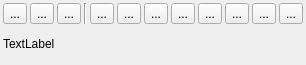
<?xml version="1.0" encoding="UTF-8"?>
<ui version="4.0">
 <class>IScrOptTrk</class>
 <widget class="QWidget" name="IScrOptTrk">
  <property name="geometry">
   <rect>
    <x>0</x>
    <y>0</y>
    <width>300</width>
    <height>65</height>
   </rect>
  </property>
  <property name="windowTitle">
   <string>Form</string>
  </property>
  <layout class="QVBoxLayout" name="verticalLayout">
   <property name="spacing">
    <number>3</number>
   </property>
   <property name="leftMargin">
    <number>3</number>
   </property>
   <property name="topMargin">
    <number>3</number>
   </property>
   <property name="rightMargin">
    <number>3</number>
   </property>
   <property name="bottomMargin">
    <number>3</number>
   </property>
   <item>
    <layout class="QHBoxLayout" name="horizontalLayout">
     <property name="spacing">
      <number>3</number>
     </property>
     <item>
      <widget class="QToolButton" name="toolEditDetails">
       <property name="toolTip">
        <string>View details and edit properties of track.</string>
       </property>
       <property name="text">
        <string>...</string>
       </property>
       <property name="icon">
        <iconset resource="../../resources.qrc">
         <normaloff>:/icons/32x32/EditDetails.png</normaloff>:/icons/32x32/EditDetails.png</iconset>
       </property>
      </widget>
     </item>
     <item>
      <widget class="QToolButton" name="toolCopy">
       <property name="toolTip">
        <string>Copy track into another project.</string>
       </property>
       <property name="text">
        <string>...</string>
       </property>
       <property name="icon">
        <iconset resource="../../resources.qrc">
         <normaloff>:/icons/32x32/Copy.png</normaloff>:/icons/32x32/Copy.png</iconset>
       </property>
      </widget>
     </item>
     <item>
      <widget class="QToolButton" name="toolDelete">
       <property name="toolTip">
        <string>Delete track from project.</string>
       </property>
       <property name="text">
        <string>...</string>
       </property>
       <property name="icon">
        <iconset resource="../../resources.qrc">
         <normaloff>:/icons/32x32/DeleteOne.png</normaloff>:/icons/32x32/DeleteOne.png</iconset>
       </property>
      </widget>
     </item>
     <item>
      <widget class="Line" name="line">
       <property name="orientation">
        <enum>Qt::Vertical</enum>
       </property>
      </widget>
     </item>
     <item>
      <widget class="QToolButton" name="toolProfile">
       <property name="toolTip">
        <string>Show on-screen profile and detailed information about points.</string>
       </property>
       <property name="text">
        <string>...</string>
       </property>
       <property name="icon">
        <iconset resource="../../resources.qrc">
         <normaloff>:/icons/32x32/TrkProfile.png</normaloff>:/icons/32x32/TrkProfile.png</iconset>
       </property>
       <property name="checkable">
        <bool>true</bool>
       </property>
      </widget>
     </item>
     <item>
      <widget class="QToolButton" name="toolRange">
       <property name="toolTip">
        <string>Select a range of points.</string>
       </property>
       <property name="text">
        <string>...</string>
       </property>
       <property name="icon">
        <iconset resource="../../resources.qrc">
         <normaloff>:/icons/32x32/SelectRange.png</normaloff>:/icons/32x32/SelectRange.png</iconset>
       </property>
      </widget>
     </item>
     <item>
      <widget class="QToolButton" name="toolEdit">
       <property name="toolTip">
        <string>Edit position of track points.</string>
       </property>
       <property name="text">
        <string>...</string>
       </property>
       <property name="icon">
        <iconset resource="../../resources.qrc">
         <normaloff>:/icons/32x32/LineMove.png</normaloff>:/icons/32x32/LineMove.png</iconset>
       </property>
      </widget>
     </item>
     <item>
      <widget class="QToolButton" name="toolReverse">
       <property name="toolTip">
        <string>Reverse track.</string>
       </property>
       <property name="text">
        <string>...</string>
       </property>
       <property name="icon">
        <iconset resource="../../resources.qrc">
         <normaloff>:/icons/32x32/Reverse.png</normaloff>:/icons/32x32/Reverse.png</iconset>
       </property>
      </widget>
     </item>
     <item>
      <widget class="QToolButton" name="toolCombine">
       <property name="toolTip">
        <string>Combine tracks.</string>
       </property>
       <property name="text">
        <string>...</string>
       </property>
       <property name="icon">
        <iconset resource="../../resources.qrc">
         <normaloff>:/icons/32x32/Combine.png</normaloff>:/icons/32x32/Combine.png</iconset>
       </property>
      </widget>
     </item>
     <item>
      <widget class="QToolButton" name="toolCut">
       <property name="toolTip">
        <string>Cut track at selected point. You can use this to:

* remove bad points at the start or end of the track
* use the track parts to plan a new tour
* cut a long track into stages
</string>
       </property>
       <property name="text">
        <string>...</string>
       </property>
       <property name="icon">
        <iconset resource="../../resources.qrc">
         <normaloff>:/icons/32x32/TrkCut.png</normaloff>:/icons/32x32/TrkCut.png</iconset>
       </property>
      </widget>
     </item>
     <item>
      <widget class="QToolButton" name="toolActivity">
       <property name="text">
        <string>...</string>
       </property>
       <property name="icon">
        <iconset resource="../../resources.qrc">
         <normaloff>:/icons/32x32/Activity.png</normaloff>:/icons/32x32/Activity.png</iconset>
       </property>
      </widget>
     </item>
     <item>
      <widget class="QToolButton" name="toolCopyWithWpt">
       <property name="toolTip">
        <string>Copy track together with all attached waypoints into another project.</string>
       </property>
       <property name="text">
        <string>...</string>
       </property>
       <property name="icon">
        <iconset resource="../../resources.qrc">
         <normaloff>:/icons/32x32/CopyTrkWithWpt.png</normaloff>:/icons/32x32/CopyTrkWithWpt.png</iconset>
       </property>
      </widget>
     </item>
     <item>
      <spacer name="horizontalSpacer">
       <property name="orientation">
        <enum>Qt::Horizontal</enum>
       </property>
       <property name="sizeHint" stdset="0">
        <size>
         <width>40</width>
         <height>20</height>
        </size>
       </property>
      </spacer>
     </item>
    </layout>
   </item>
   <item>
    <widget class="QLabel" name="label">
     <property name="text">
      <string>TextLabel</string>
     </property>
     <property name="textInteractionFlags">
      <set>Qt::LinksAccessibleByMouse|Qt::TextSelectableByMouse</set>
     </property>
    </widget>
   </item>
  </layout>
 </widget>
 <resources>
  <include location="../../resources.qrc"/>
 </resources>
 <connections/>
</ui>
